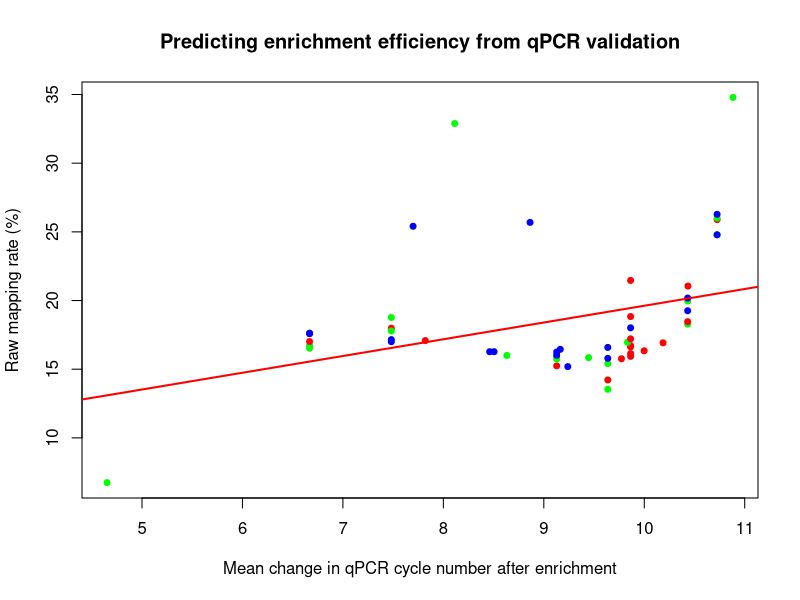
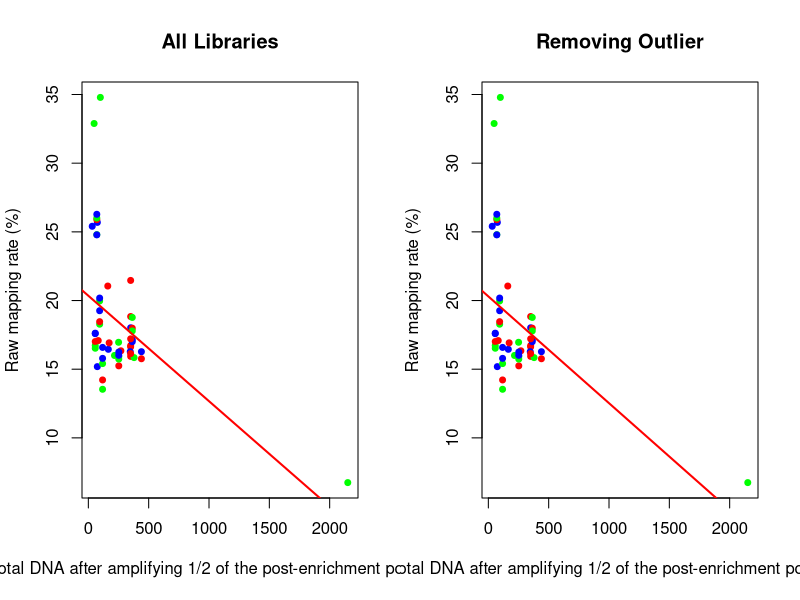
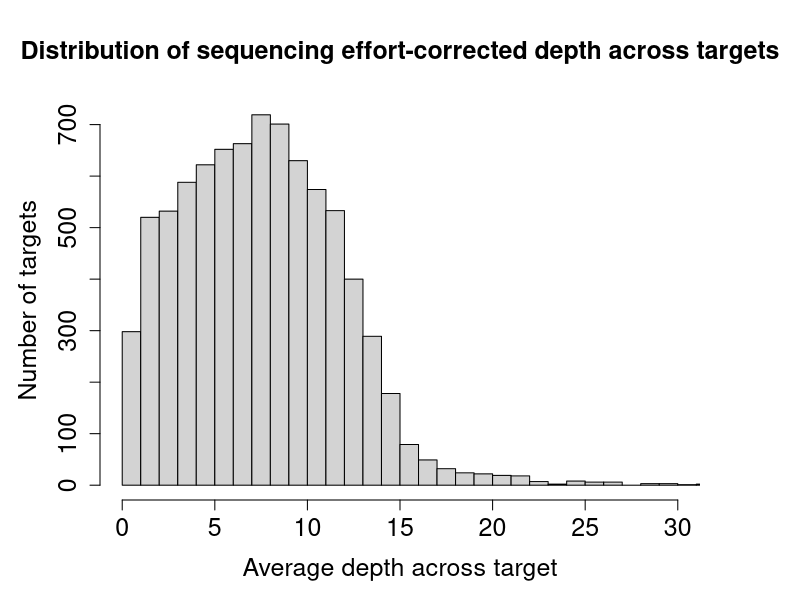
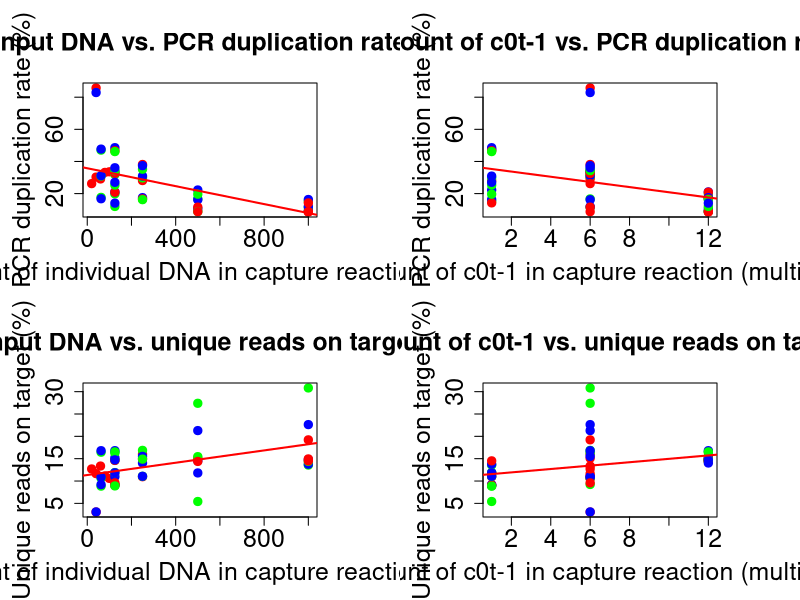
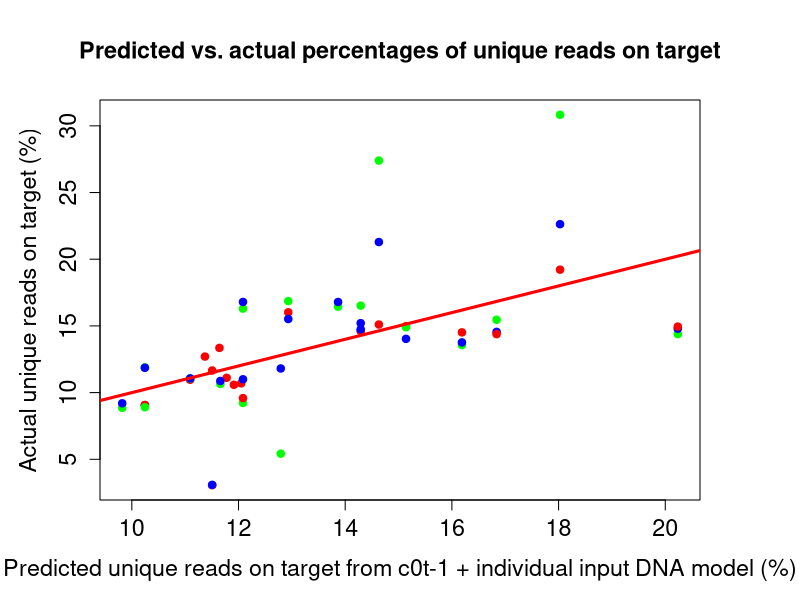

Reproduce these figures in R, in order.
setwd("~/src/ambystomaCapture")
mappingStatsNoDSN <- read.csv("mappingStats.csv", stringsAsFactors=FALSE)
mappingStatsNoDSN$post.50_uL_PCR_totalDNA <- mappingStatsNoDSN$post.50_uL_PCR_concentration_cleaned * 50
mappingStatsNoDSN$CTSonly6iterRawMapRatePERCENT <- mappingStatsNoDSN$CTSonly6iterRawMapRate * 100
mappingStatsNoDSN$CTSonly6iterDiscountMapRatePERCENT <- mappingStatsNoDSN$CTSonly6iterDiscountMapRate * 100
mappingStatsNoDSN$CTSonly6iterPercDupesPERCENT <- mappingStatsNoDSN$CTSonly6iterPercDupes * 100


# Figure 3
png("~/Box Sync/UCLA/Research/Papers/ambystoma_optimization/finalFigures/Fig3_qPCRave_to_rawMappingRate.png", width=600, height=600, units="px")
plot(mappingStatsNoDSN$CTSonly6iterRawMapRatePERCENT ~ mappingStatsNoDSN$Ave_delta_Cp, col=mappingStatsNoDSN$individual, pch=20, xlab="Mean change in qPCR cycle number after enrichment", ylab="Raw mapping rate (%)", main="Predicting enrichment efficiency from qPCR validation", cex=1.2)
abline(lm(mappingStatsNoDSN$CTSonly6iterRawMapRatePERCENT ~ mappingStatsNoDSN$Ave_delta_Cp), lwd=2, col="red")
dev.off()

# Figure 4
png("~/Box Sync/UCLA/Research/Papers/ambystoma_optimization/finalFigures/Fig4_PCRconcentration_to_rawMappingRate.png", width=1000, height=500, units="px")
par(mfrow=c(1,2))
plot(mappingStatsNoDSN$CTSonly6iterRawMapRatePERCENT ~ mappingStatsNoDSN$post.50_uL_PCR_totalDNA, col=mappingStatsNoDSN$individual, pch=20, xlab="Total DNA after amplifying 1/2 of the post-enrichment pool (ng)", ylab="Raw mapping rate (%)", main="All Libraries", cex=1.2)
abline(lm(mappingStatsNoDSN$CTSonly6iterRawMapRatePERCENT ~ mappingStatsNoDSN$post.50_uL_PCR_totalDNA), lwd=2, col="red")
plot(mappingStatsNoDSN$CTSonly6iterRawMapRatePERCENT[-18] ~ mappingStatsNoDSN$post.50_uL_PCR_totalDNA[-18], col=mappingStatsNoDSN$individual[-18], pch=20, xlab="Total DNA after amplifying 1/2 of the post-enrichment pool (ng)", ylab="Raw mapping rate (%)", main="Removing Outlier", cex=1.2)
abline(lm(mappingStatsNoDSN$CTSonly6iterRawMapRatePERCENT[-18] ~ mappingStatsNoDSN$post.50_uL_PCR_totalDNA[-18]), col="red", lwd=2)
dev.off()

# Figure 5: showing average target depth
# Within analyzeTargets.R
targetStatsAve <- read.csv("targetMetricsRENAMED.aveDepths.txt", sep="\t")
png("~/Box Sync/UCLA/Research/Papers/ambystoma_optimization/finalFigures/Fig5_targetAveDepths.png", width=600, height=600, units="px")
par(mar=c(5,5,5,5))
hist(targetStatsAve$AverageTargetDepthAcrossHSP, breaks=500, xlim=c(0,30), xlab="Average depth across target", ylab="Number of targets", main="Distribution of sequencing effort-corrected depth across targets", cex.axis=1.5, cex.lab=1.5, cex.main=1.5)
dev.off()

# Figure 6--4 panel showing reduction in PCR duplication rates with different variables and increase in unique read on target rate
png("~/Box Sync/UCLA/Research/Papers/ambystoma_optimization/finalFigures/Fig6_four-panel.png", width=1200, height=1200, units="px")
par(mfrow=c(2,2), mar=c(5,5,5,5))
# PCR duplication rates
plot(mappingStatsNoDSN$individual_dna_in_capture, mappingStatsNoDSN$CTSonly6iterPercDupesPERCENT, col=c(mappingStatsNoDSN$individual), cex=2, pch=20, xlab="Amount of individual DNA in capture reaction (ng)", ylab="PCR duplication rate (%)", main="Input DNA vs. PCR duplication rate", cex.lab=1.8, cex.main=1.8, cex.axis=1.8)
abline(lm(mappingStatsNoDSN$CTSonly6iterPercDupesPERCENT ~ mappingStatsNoDSN$individual_dna_in_capture), lwd=2, col="red")
plot(mappingStatsNoDSN$cot.multiplier, mappingStatsNoDSN$CTSonly6iterPercDupesPERCENT, col=mappingStatsNoDSN$individual, cex=2, pch=20, xlab="Amount of c0t-1 in capture reaction (multiplier)", ylab="PCR duplication rate (%)", main="Amount of c0t-1 vs. PCR duplication rate", cex.lab=1.8, cex.main=1.8, cex.axis=1.8)
abline(lm(mappingStatsNoDSN$CTSonly6iterPercDupesPERCENT ~ mappingStatsNoDSN$cot.multiplier), lwd=2, col="red")
# Discounted map rates
plot(mappingStatsNoDSN$individual_dna_in_capture, mappingStatsNoDSN$CTSonly6iterDiscountMapRatePERCENT, col=mappingStatsNoDSN$individual, cex=2, pch=20, xlab="Amount of individual DNA in capture reaction (ng)", ylab="Unique reads on target (%)", main="Input DNA vs. unique reads on target", cex.lab=1.8, cex.main=1.8, cex.axis=1.8)
abline(lm(mappingStatsNoDSN$CTSonly6iterDiscountMapRatePERCENT ~ mappingStatsNoDSN$individual_dna_in_capture), lwd=2, col="red")
plot(mappingStatsNoDSN$cot.multiplier, mappingStatsNoDSN$CTSonly6iterDiscountMapRatePERCENT, col=mappingStatsNoDSN$individual, cex=2, pch=20, xlab="Amount of c0t-1 in capture reaction (multiplier)", ylab="Unique reads on target (%)", main="Amount of c0t-1 vs. unique reads on target", cex.lab=1.8, cex.main=1.8, cex.axis=1.8)
abline(lm(mappingStatsNoDSN$CTSonly6iterDiscountMapRatePERCENT ~ mappingStatsNoDSN$cot.multiplier), lwd=2, col="red")
dev.off()

# Figure 7: showing predicted vs. expected values for two-variable model
png("~/Box Sync/UCLA/Research/Papers/ambystoma_optimization/finalFigures/Fig7_predictedVsRealValues.png", width=600, height=600, units="px")
par(mar=c(5,5,5,5))
twoVarModel <- lm(mappingStatsNoDSN$CTSonly6iterDiscountMapRatePERCENT ~ mappingStatsNoDSN$cot.multiplier + mappingStatsNoDSN$individual_dna_in_capture)
plot(twoVarModel$fitted.values, mappingStatsNoDSN$CTSonly6iterDiscountMapRatePERCENT, cex=1.5, pch=20, xlab="Predicted unique reads on target from c0t-1 + individual input DNA model (%)", ylab="Actual unique reads on target (%)", main="Predicted vs. actual percentages of unique reads on target", cex.lab=1.4, cex.main=1.4, cex.axis=1.4, col=mappingStatsNoDSN$individual)
abline(coef=c(0,1), lwd=3, col="red")
dev.off()


#summary(twoVarModel)


# Table 3: Model comparison for discounted mapping rate
  # Input DNA only
summary(lm(mappingStatsNoDSN$CTSonly6iterDiscountMapRate ~ mappingStatsNoDSN$individual_dna_in_capture))
AIC(lm(mappingStatsNoDSN$CTSonly6iterDiscountMapRate ~ mappingStatsNoDSN$individual_dna_in_capture))
BIC(lm(mappingStatsNoDSN$CTSonly6iterDiscountMapRate ~ mappingStatsNoDSN$individual_dna_in_capture))
  # cot1 only
summary(lm(mappingStatsNoDSN$CTSonly6iterDiscountMapRate ~ mappingStatsNoDSN$cot.multiplier))
AIC(lm(mappingStatsNoDSN$CTSonly6iterDiscountMapRate ~ mappingStatsNoDSN$cot.multiplier))
BIC(lm(mappingStatsNoDSN$CTSonly6iterDiscountMapRate ~ mappingStatsNoDSN$cot.multiplier))
  # individual only
summary(lm(mappingStatsNoDSN$CTSonly6iterDiscountMapRate ~ mappingStatsNoDSN$individual))
AIC(lm(mappingStatsNoDSN$CTSonly6iterDiscountMapRate ~ mappingStatsNoDSN$individual))
BIC(lm(mappingStatsNoDSN$CTSonly6iterDiscountMapRate ~ mappingStatsNoDSN$individual))
  # Input DNA and cot-1
summary(lm(mappingStatsNoDSN$CTSonly6iterDiscountMapRate ~ mappingStatsNoDSN$individual_dna_in_capture + mappingStatsNoDSN$cot.multiplier))
AIC(lm(mappingStatsNoDSN$CTSonly6iterDiscountMapRate ~ mappingStatsNoDSN$individual_dna_in_capture + mappingStatsNoDSN$cot.multiplier))
BIC(lm(mappingStatsNoDSN$CTSonly6iterDiscountMapRate ~ mappingStatsNoDSN$individual_dna_in_capture + mappingStatsNoDSN$cot.multiplier))
  # cot-1 and individual ID
summary(lm(mappingStatsNoDSN$CTSonly6iterDiscountMapRate ~ mappingStatsNoDSN$cot.multiplier + mappingStatsNoDSN$individual))
AIC(lm(mappingStatsNoDSN$CTSonly6iterDiscountMapRate ~ mappingStatsNoDSN$cot.multiplier + mappingStatsNoDSN$individual))
BIC(lm(mappingStatsNoDSN$CTSonly6iterDiscountMapRate ~ mappingStatsNoDSN$cot.multiplier + mappingStatsNoDSN$individual))
  # Input DNA and individual ID
summary(lm(mappingStatsNoDSN$CTSonly6iterDiscountMapRate ~ mappingStatsNoDSN$individual_dna_in_capture + mappingStatsNoDSN$individual))
AIC(lm(mappingStatsNoDSN$CTSonly6iterDiscountMapRate ~ mappingStatsNoDSN$individual_dna_in_capture + mappingStatsNoDSN$individual))
BIC(lm(mappingStatsNoDSN$CTSonly6iterDiscountMapRate ~ mappingStatsNoDSN$individual_dna_in_capture + mappingStatsNoDSN$individual))
  # Input DNA and cot-1 and individual ID
summary(lm(mappingStatsNoDSN$CTSonly6iterDiscountMapRate ~ mappingStatsNoDSN$individual_dna_in_capture + mappingStatsNoDSN$cot.multiplier + mappingStatsNoDSN$individual))
AIC(lm(mappingStatsNoDSN$CTSonly6iterDiscountMapRate ~ mappingStatsNoDSN$individual_dna_in_capture + mappingStatsNoDSN$cot.multiplier + mappingStatsNoDSN$individual))
BIC(lm(mappingStatsNoDSN$CTSonly6iterDiscountMapRate ~ mappingStatsNoDSN$individual_dna_in_capture + mappingStatsNoDSN$cot.multiplier + mappingStatsNoDSN$individual))



# Table 4: Model comparison for depth across HSP
# Input DNA only
summary(lm(mappingStatsNoDSN$AverageTargetDepthAcrossHSP ~ mappingStatsNoDSN$individual_dna_in_capture))
AIC(lm(mappingStatsNoDSN$AverageTargetDepthAcrossHSP ~ mappingStatsNoDSN$individual_dna_in_capture))
BIC(lm(mappingStatsNoDSN$AverageTargetDepthAcrossHSP ~ mappingStatsNoDSN$individual_dna_in_capture))
# cot1 only
summary(lm(mappingStatsNoDSN$AverageTargetDepthAcrossHSP ~ mappingStatsNoDSN$cot.multiplier))
AIC(lm(mappingStatsNoDSN$AverageTargetDepthAcrossHSP ~ mappingStatsNoDSN$cot.multiplier))
BIC(lm(mappingStatsNoDSN$AverageTargetDepthAcrossHSP ~ mappingStatsNoDSN$cot.multiplier))
# individual only
summary(lm(mappingStatsNoDSN$AverageTargetDepthAcrossHSP ~ mappingStatsNoDSN$individual))
AIC(lm(mappingStatsNoDSN$AverageTargetDepthAcrossHSP ~ mappingStatsNoDSN$individual))
BIC(lm(mappingStatsNoDSN$AverageTargetDepthAcrossHSP ~ mappingStatsNoDSN$individual))
# Input DNA and cot-1
summary(lm(mappingStatsNoDSN$AverageTargetDepthAcrossHSP ~ mappingStatsNoDSN$individual_dna_in_capture + mappingStatsNoDSN$cot.multiplier))
AIC(lm(mappingStatsNoDSN$AverageTargetDepthAcrossHSP ~ mappingStatsNoDSN$individual_dna_in_capture + mappingStatsNoDSN$cot.multiplier))
BIC(lm(mappingStatsNoDSN$AverageTargetDepthAcrossHSP ~ mappingStatsNoDSN$individual_dna_in_capture + mappingStatsNoDSN$cot.multiplier))
# cot-1 and individual ID
summary(lm(mappingStatsNoDSN$AverageTargetDepthAcrossHSP ~ mappingStatsNoDSN$cot.multiplier + mappingStatsNoDSN$individual))
AIC(lm(mappingStatsNoDSN$AverageTargetDepthAcrossHSP ~ mappingStatsNoDSN$cot.multiplier + mappingStatsNoDSN$individual))
BIC(lm(mappingStatsNoDSN$AverageTargetDepthAcrossHSP ~ mappingStatsNoDSN$cot.multiplier + mappingStatsNoDSN$individual))
# Input DNA and individual ID
summary(lm(mappingStatsNoDSN$AverageTargetDepthAcrossHSP ~ mappingStatsNoDSN$individual_dna_in_capture + mappingStatsNoDSN$individual))
AIC(lm(mappingStatsNoDSN$AverageTargetDepthAcrossHSP ~ mappingStatsNoDSN$individual_dna_in_capture + mappingStatsNoDSN$individual))
BIC(lm(mappingStatsNoDSN$AverageTargetDepthAcrossHSP ~ mappingStatsNoDSN$individual_dna_in_capture + mappingStatsNoDSN$individual))
# Input DNA and cot-1 and individual ID
summary(lm(mappingStatsNoDSN$AverageTargetDepthAcrossHSP ~ mappingStatsNoDSN$individual_dna_in_capture + mappingStatsNoDSN$cot.multiplier + mappingStatsNoDSN$individual))
AIC(lm(mappingStatsNoDSN$AverageTargetDepthAcrossHSP ~ mappingStatsNoDSN$individual_dna_in_capture + mappingStatsNoDSN$cot.multiplier + mappingStatsNoDSN$individual))
BIC(lm(mappingStatsNoDSN$AverageTargetDepthAcrossHSP ~ mappingStatsNoDSN$individual_dna_in_capture + mappingStatsNoDSN$cot.multiplier + mappingStatsNoDSN$individual))
















# # Generate the nested models
# cot1Mod <- lm(mappingStatsNoDSN$CTSonly6iterDiscountMapRate ~ mappingStatsNoDSN$cot.multiplier)
# inputDNAmod <- lm(mappingStatsNoDSN$CTSonly6iterDiscountMapRate ~ mappingStatsNoDSN$individual_dna_in_capture)
# individualMod <- lm(mappingStatsNoDSN$CTSonly6iterDiscountMapRate ~ mappingStatsNoDSN$individual)
# cot1AndInputDNAmod <- lm(mappingStatsNoDSN$CTSonly6iterDiscountMapRate ~ mappingStatsNoDSN$cot.multiplier + mappingStatsNoDSN$individual_dna_in_capture)
# cot1AndIndividualMod <- lm(mappingStatsNoDSN$CTSonly6iterDiscountMapRate ~ mappingStatsNoDSN$cot.multiplier + mappingStatsNoDSN$individual)
# inputDNAandIndividualMod <- lm(mappingStatsNoDSN$CTSonly6iterDiscountMapRate ~ mappingStatsNoDSN$individual_dna_in_capture + mappingStatsNoDSN$individual)
# all3Mod <- lm(mappingStatsNoDSN$CTSonly6iterDiscountMapRate ~ mappingStatsNoDSN$individual_dna_in_capture + mappingStatsNoDSN$cot.multiplier + mappingStatsNoDSN$individual)
# 
# 
# cot1AndInputDNAmod <- lm(mappingStatsNoDSN$CTSonly6iterDiscountMapRate ~ mappingStatsNoDSN$cot.multiplier + mappingStatsNoDSN$individual_dna_in_capture + G(mappingStatsNoDSN$individual))
# 
# 
# 
# totalDNAmod <- lm(mappingStatsNoDSN$CTSonly6iterDiscountMapRate ~ mappingStatsNoDSN$total_dna_in_capture)
# all4Mod <- lm(mappingStatsNoDSN$CTSonly6iterDiscountMapRate ~ mappingStatsNoDSN$individual_dna_in_capture + mappingStatsNoDSN$cot.multiplier + mappingStatsNoDSN$individual + mappingStatsNoDSN$total_dna_in_capture)
# all3v2Mod <- lm(mappingStatsNoDSN$CTSonly6iterDiscountMapRate ~ mappingStatsNoDSN$individual_dna_in_capture + mappingStatsNoDSN$cot.multiplier + mappingStatsNoDSN$total_dna_in_capture) 
# 
# 
# 
# # Are CTS/BTS/F1 distinguishable?
# plot(mappingStatsNoDSN$condition, mappingStatsNoDSN$CTSonly6iterDiscountMapRate, col=mappingStatsNoDSN$individual, pch=20, ylab="Discounted capture rate", xlab="Reaction condition number", main="CTS-only assembly after six ARC iterations--looking for differences between CTS/BTS/F1")
# 
# 
# # Looks at predictive power of our variables
# plot(mappingStatsNoDSN$individual_dna_in_capture, mappingStatsNoDSN$CTSonly6iterDiscountMapRate, col=mappingStatsNoDSN$individual, pch=20, cex=1, ylab="Discounted capture rate", xlab="Individual DNA in capture", main="CTS-only assembly after six ARC iterations")
# plot(mappingStatsNoDSN$individual_dna_in_capture, mappingStatsNoDSN$CTSonly6iterRawMapRate, col=mappingStatsNoDSN$individual, pch=20, cex=1, ylab="Discounted capture rate", xlab="Individual DNA in capture", main="RAW MAP")
# plot(mappingStatsNoDSN$individual_dna_in_capture, mappingStatsNoDSN$CTSonly6iterPercDupes, col=mappingStatsNoDSN$individual, pch=20, cex=1, ylab="Discounted capture rate", xlab="Individual DNA in capture", main="CTS-only assembly after six ARC iterations")
# 
# 
# indDNAmod <- lm(mappingStatsNoDSN$CTSonly6iterDiscountMapRate ~ mappingStatsNoDSN$individual_dna_in_capture)
# summary(indDNAmod)
# abline(indDNAmod, col="red", lwd=2)
# indDNAmodResiduals <- resid(indDNAmod)
# indDNAmodInd<- lm(mappingStatsNoDSN$CTSonly6iterDiscountMapRate ~ mappingStatsNoDSN$individual_dna_in_capture + mappingStatsNoDSN$individual)
# summary(indDNAmodInd)
# 
# 
# all3mod <- lm(mappingStatsNoDSN$CTSonly6iterDiscountMapRate ~ mappingStatsNoDSN$individual_dna_in_capture + mappingStatsNoDSN$cot.multiplier + mappingStatsNoDSN$individual)
# summary(all3mod)
# anova(all3mod)
# 
# bothMod <- lm(mappingStatsNoDSN$CTSonly6iterDiscountMapRate ~ mappingStatsNoDSN$individual_dna_in_capture + mappingStatsNoDSN$cot.multiplier)
# plot(bothMod)
# plot(fitted(bothMod), mappingStatsNoDSN$CTSonly6iterDiscountMapRate)
# abline(coef=c(0,1), col="red", lwd=2)
# 
# # Plot of the residuals from the individual DNA model
# plot(mappingStatsNoDSN$individual_dna_in_capture, indDNAmodResiduals, col=mappingStatsNoDSN$individual, pch=20, cex=1, ylab="Residual", xlab="Individual DNA in capture", main="CTS-only assembly after six ARC iterations--residuals from individual input DNA model")
# 
# 
# 
# 
# # cot-1 Analyses
# plot(mappingStatsNoDSN$cot.multiplier, mappingStatsNoDSN$CTSonly6iterDiscountMapRate, col=mappingStatsNoDSN$individual, pch=20, cex=1, ylab="Discounted capture rate", xlab="cot-1 multiplier", main="CTS-only assembly after six ARC iterations")
# cot1mod <- lm(mappingStatsNoDSN$CTSonly6iterDiscountMapRate ~ mappingStatsNoDSN$cot.multiplier)
# summary(cot1mod)
# abline(cot1mod, col="red", lwd=2)
# cot1modResiduals <- resid(cot1mod)
# 
# # Plot of the residuals from the cot-1 model
# plot(mappingStatsNoDSN$individual_dna_in_capture, cot1modResiduals, col=mappingStatsNoDSN$individual, pch=20, cex=1, ylab="Residual", xlab="Individual DNA in capture", main="CTS-only assembly after six ARC iterations--residuals from cot-1 model")
# 
# 
# 
# # Predict individual DNA residuals based on cot-1
# plot(mappingStatsNoDSN$cot.multiplier, indDNAmodResiduals, col=mappingStatsNoDSN$individual, pch=20)
# summary(lm(indDNAmodResiduals ~ mappingStatsNoDSN$cot.multiplier))
# abline(lm(indDNAmodResiduals ~ mappingStatsNoDSN$cot.multiplier), col="red", lwd=2)
# 
# # Predict cot-1 residuals based on input DNA
# plot(mappingStatsNoDSN$individual_dna_in_capture, cot1modResiduals, col=mappingStatsNoDSN$individual, pch=20)
# summary(lm(cot1modResiduals ~ mappingStatsNoDSN$individual_dna_in_capture))
# abline(lm(cot1modResiduals ~ mappingStatsNoDSN$individual_dna_in_capture), col="red", lwd=2)
# 
# 
# 
# 
# summary(lm(mappingStatsNoDSN$CTSonly6iterDiscountMapRate ~ mappingStatsNoDSN$individual_dna_in_capture + mappingStatsNoDSN$cot.multiplier))
# summary(lm(mappingStatsNoDSN$CTSonly6iterDiscountMapRate ~ mappingStatsNoDSN$cot.multiplier))
# summary(lm(mappingStatsNoDSN$CTSonly6iterDiscountMapRate ~ mappingStatsNoDSN$individual_dna_in_capture))
